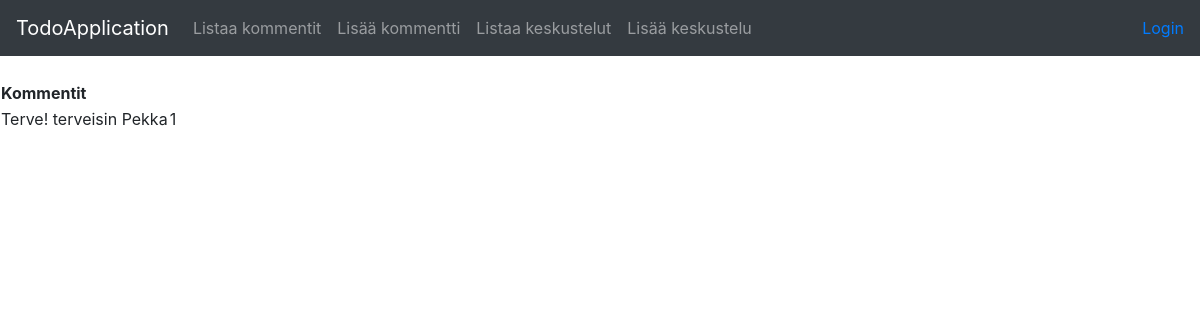
/comments, run on an earlier commit of the app's database.
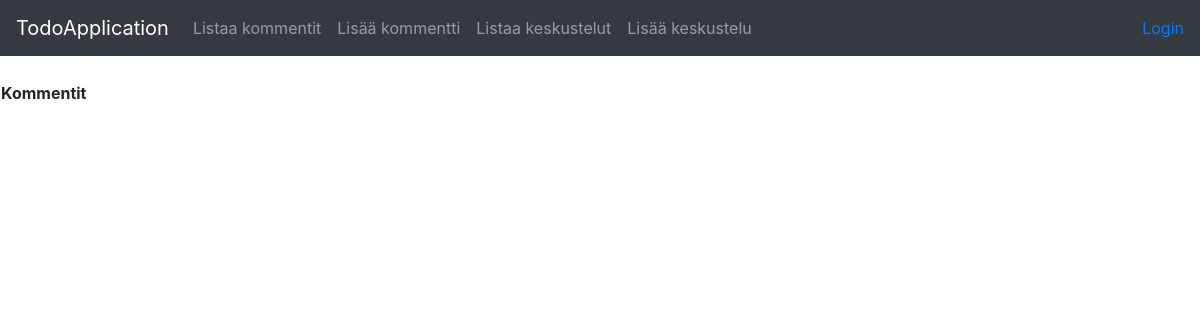
And on a later commit of the database.
### application/comments/models.py (models this page shows, shortened)
class Comment(db.Model):
    id = db.Column(db.Integer, primary_key=True)
    date_created = db.Column(db.DateTime, default=db.func.current_timestamp())
    date_modified = db.Column(db.DateTime, default=db.func.current_timestamp(),
    onupdate=db.func.current_timestamp())
    name = db.Column(db.String(144), nullable=False)
    account_id = db.Column(db.Integer, db.ForeignKey('account.id'),  nullable=False)

### application/comments/views.py (the view)
@app.route("/comments", methods=["GET"])
def comments_index():
    return render_template("comments/list.html", comments = Comment.query.all())

### application/templates/comments/list.html
{% extends "layout.html" %}
{% block body %}
  <table>
    <tr>
      <th>Kommentit</th>
      <th></th>
    </tr>
    {% for comment in comments %}
    <tr>
      <td>{{ comment.name }}</td>
      <td>{{ comment.account_id }}</td>
    </tr>
    {% endfor %}
  </table>
{% endblock %}

### application/templates/layout.html (shortened to what this page needs)
<!DOCTYPE html>
<html>
<head>
  <link rel="stylesheet" href="https://maxcdn.bootstrapcdn.com/bootstrap/4.0.0/css/bootstrap.min.css"
>
</head>
<body>
    <nav class="navbar navbar-expand-md navbar-dark bg-dark mb-4">
        <a class="navbar-brand" href="#">TodoApplication</a>
        <div class="collapse navbar-collapse" id="navbarCollapse">
                <ul class="navbar-nav mr-auto">
                  <li class="nav-item">
                    <a class="nav-link" href="{{ url_for('comments_index') }} ">Listaa kommentit</a>
                  </li>
                  <li class="nav-item">
                    <a class="nav-link" href="{{ url_for('comments_form') }} ">Lisää kommentti</a>
                  </li>
                  <li class="nav-item">
                      <a class="nav-link" href="{{ url_for('conversations_index') }} ">Listaa keskustelut</a>
                    </li>
                    <li class="nav-item">
                        <a class="nav-link" href="{{ url_for('conversations_form') }} ">Lisää keskustelu</a>
                      </li>
                </ul>
                <div class="form-inline mt-2 mt-md-0">
            {% if current_user.is_authenticated %}
            <a href="{{ url_for('auth_logout') }}">Kirjautunut käyttäjällä {{ current_user.name }} -- Kirjaudu ulos</a>
            {% else %}
            <a href="{{ url_for('auth_login') }}">Login</a>
            {% endif %}
                </div>
        </div>
            </nav>
  {% block body %}{% endblock %}
</body>
</html>

What changed in the data, as far as the page shows it:
removed Comment: name "Terve! terveisin Pekka", account_id "1"
